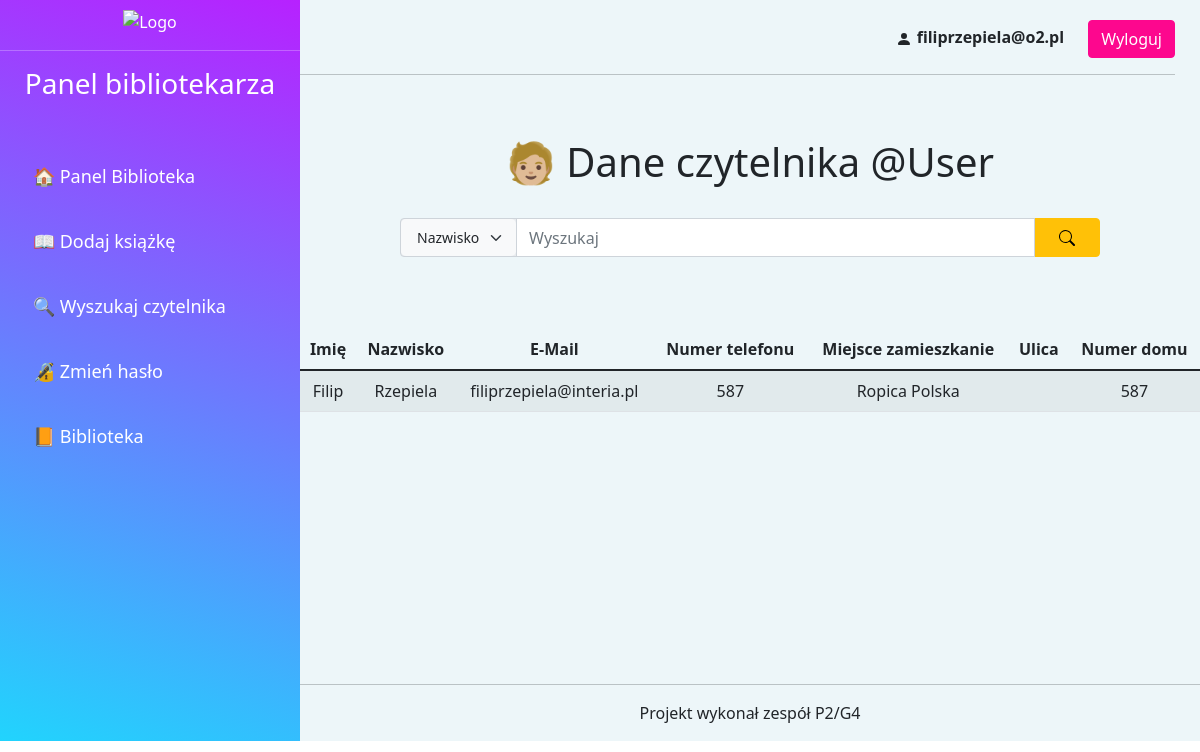
The page /dane.php?id_czyt=1 (signed in) on the database its author committed.
### tables this page shows
CREATE TABLE `czytelnik` (
  `Id_czytelnik` int(11) NOT NULL,
  `Imie` varchar(255) NOT NULL,
  `Nazwisko` varchar(255) NOT NULL,
  `Mail` varchar(255) NOT NULL,
  `Haslo` varchar(255) NOT NULL,
  `Nr_telefonu` int(9) NOT NULL,
  `Miejscowosc` varchar(255) NOT NULL,
  `Ulica` varchar(255) NOT NULL,
  `Nr_domu` varchar(11) NOT NULL
);

### dane.php (the view, shortened to what this page needs)
<?php
require("config.php");
?>
<!DOCTYPE html>
<html lang="pl">
<head>
    <link rel="stylesheet" href="style3.css">
    <link rel="stylesheet" href="./css/bootstrap.css">
</head>
<body>
    <div class="calosc">
        <div class="lewa-panel">
            <div class="logo">
                <img width="180" alt="Logo" src="https://i.ibb.co/K7Th4wq/logobib.png" />
            </div>
            <hr>
            <div class="menu">
                <h3 style="text-align: center;">Panel bibliotekarza</h3><br><br>
                <div class="linki">
                    <a href="./panel-admin.php"><button type="button" class="btn btn-link" style="font-size: 18px;">🏠 Panel Biblioteka</button></a><br><br>
                    <a href="./dodaj-ksiazke.php"><button type="button" class="btn btn-link" style="font-size: 18px;">📖 Dodaj książkę</button></a><br><br>
                    <a href="./szukaj-czyt.php"><button type="button" class="btn btn-link" style="font-size: 18px;">🔍 Wyszukaj czytelnika</button></a><br><br>
                    <a href="./reset-password-admin.php"><button type="button" class="btn btn-link" style="font-size: 18px;">🔏 Zmień hasło</button></a><br><br>
                    <a href="./index.php"><button type="button" class="btn btn-link" style="font-size: 18px;">📙 Biblioteka</button></a><br><br>
                </div>
            </div>
        </div>
        <div class="prawa-panel">
            <div class="panel-prawa-gora">
                <span style="margin-right: 20px;"><svg xmlns="http://www.w3.org/2000/svg" width="16" height="16" fill="currentColor" class="bi bi-person-fill" viewBox="0 0 16 16">
                        <path d="M3 14s-1 0-1-1 1-4 6-4 6 3 6 4-1 1-1 1H3zm5-6a3 3 0 1 0 0-6 3 3 0 0 0 0 6z" />
                    </svg> <b><?php echo htmlspecialchars($_SESSION["username"]); ?></b></span>
                <a href="./logout.php"><button type="button" class="btn btn-primary">Wyloguj</button></a>
                <hr>
            </div>
            <br>
            <h1>🧑🏼 Dane czytelnika @User</h1><br>
            <div class="wyszukaj-czytelnika">
            <div class="input-group mb-4" style="width: 700px;">
                <div class="input-group-text p-0">
                    <select class="form-select form-select-lg shadow-none bg-light border-0" style="font-size: 14px;">
                        <option>Nazwisko</option>
                    </select>
                </div>
                <input type="text" class="form-control" placeholder="Wyszukaj">
                <button class="input-group-text shadow-none px-4 btn-warning">
                </button>
            </div>
                <br><br>
                <table class="table table-striped">
                    <thead>
                        <tr>
                            <th>Imię</th>
                            <th>Nazwisko</th>
                            <th>E-Mail</th>
                            <th>Numer telefonu</th>
                            <th>Miejsce zamieszkanie</th>
                            <th>Ulica</th>
                            <th>Numer domu</th>
                        </tr>
                    </thead>
                    <tbody>
                    <?php
                    $id_czyt=$_GET['id_czyt'];
$wynik = mysqli_query($link, 'SELECT Imie, Nazwisko, Mail, Nr_telefonu, Miejscowosc, Ulica, Nr_domu FROM czytelnik WHERE Id_czytelnik ='.$id_czyt );
while ($row = mysqli_fetch_array($wynik)) {
    echo "<tr><td>" . $row['Imie'] . "</td><td>" . $row['Nazwisko'] . "</td><td>" . $row['Mail'] . "</td><td>" . $row['Nr_telefonu'] . "</td><td>" . $row['Miejscowosc'] . "</td><td>" . $row['Ulica'] . "</td><td>" . $row['Nr_domu'] . "</td></tr>";
}
                    ?>
                    </tbody>
                </table>
            <br><br><br><br><br><br><br><br><br><br>
            </div>
            <div class="footer">
                <hr>
                <p>Projekt wykonał zespół P2/G4</p>
            </div>
        </div>
    </div>
</html>

### style3.css (style rules this page uses)
html, body { height: 100%; }
.calosc { display: flex; flex-direction: row; }
.lewa-panel { background-color: #21D4FD; background-image: linear-gradient(19deg, #21D4FD 0%, #B721FF 100%); width: 25%; height: auto; color: white; }
.logo { text-align: center; padding-top: 8px; }
.linki { padding-left: 20px; }
.prawa-panel { background-color: #edf6f9; width: 75%; height: auto; text-align: center; flex-direction: column; }
.panel-prawa-gora { text-align: right; padding-right: 25px; padding-top: 20px; padding-bottom: 23px; flex-direction: row; }
.wyszukaj-czytelnika { display: flex; flex-direction: column; align-items: center; }
.footer { align-items: center; text-align: center; margin-top: auto; }

### rows shown on the page
czytelnik: Imie "Filip", Nazwisko "Rzepiela", Mail "filiprzepiela@interia.pl", Nr_telefonu "587", Miejscowosc "Ropica Polska", Nr_domu "587"

### other values the page prints
$_SESSION["username"] "filiprzepiela@o2.pl"
